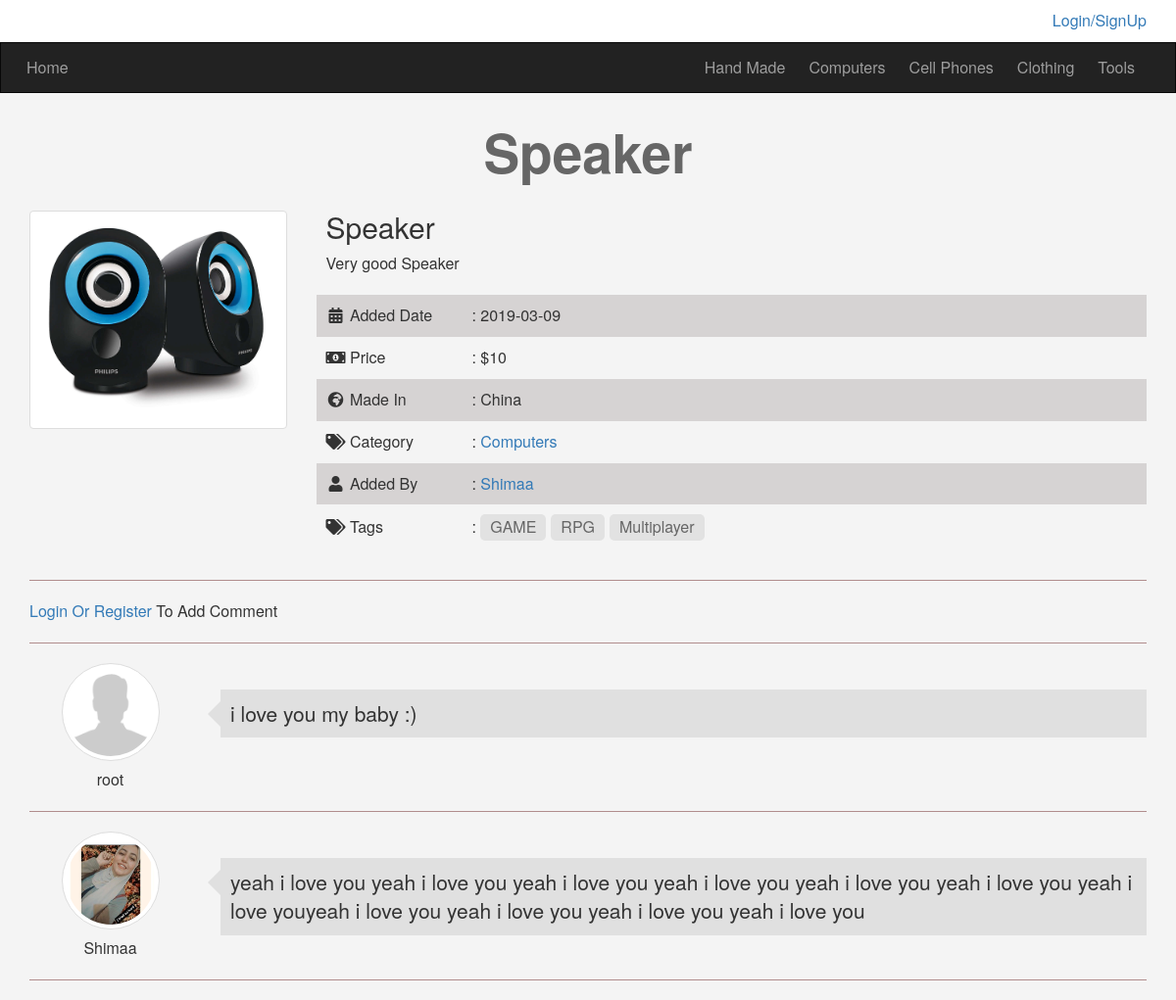
/items.php?itemid=8, run on the app's committed database.
### tables this page shows
CREATE TABLE `categories` (
  `ID` int(6) NOT NULL,
  `Name` varchar(255) NOT NULL,
  `Description` text NOT NULL,
  `parent` int(11) NOT NULL,
  `Ordering` int(11) DEFAULT NULL,
  `Visibility` tinyint(4) NOT NULL DEFAULT '0',
  `Allow_Comment` tinyint(4) NOT NULL DEFAULT '0',
  `Allow_Ads` tinyint(4) NOT NULL DEFAULT '0'
);

CREATE TABLE `items` (
  `Item_ID` int(11) NOT NULL,
  `Name` varchar(255) NOT NULL,
  `Description` text NOT NULL,
  `Price` varchar(255) NOT NULL,
  `Add_Date` date NOT NULL,
  `Country_Made` varchar(255) NOT NULL,
  `Image` varchar(255) NOT NULL,
  `Status` tinyint(11) NOT NULL,
  `Rating` smallint(11) NOT NULL,
  `Approve` tinyint(4) NOT NULL DEFAULT '0',
  `Cat_ID` int(11) NOT NULL,
  `Member_ID` int(11) NOT NULL,
  `tags` varchar(255) NOT NULL
);

CREATE TABLE `users` (
  `UserID` int(11) NOT NULL COMMENT 'To Identify User',
  `Username` varchar(255) NOT NULL COMMENT 'Username to login',
  `Password` varchar(255) NOT NULL COMMENT 'Password to login',
  `Email` varchar(255) NOT NULL,
  `FullName` varchar(255) NOT NULL,
  `GroupID` int(11) NOT NULL DEFAULT '0' COMMENT 'Identify user permission 0 if user 1 if admin',
  `TrustStatus` int(11) NOT NULL DEFAULT '0' COMMENT 'Seller Rank if the seller is good make him trusted seller not thief',
  `RegStatus` int(11) NOT NULL DEFAULT '0' COMMENT 'User Approval 0 if not login or active in site',
  `Date` date NOT NULL,
  `avatar` varchar(255) NOT NULL
);

CREATE TABLE `comments` (
  `c_id` int(11) NOT NULL,
  `comment` text NOT NULL,
  `status` tinyint(4) NOT NULL,
  `comment_date` date NOT NULL,
  `item_id` int(11) NOT NULL,
  `user_id` int(11) NOT NULL
);

### init.php (called while the page is built, shortened)
<?php
    include 'admin/connect.php';
    $tpl  = 'includes/templates/';
    $lang = 'includes/languages/';
    $func = 'includes/functions//';
    $css  = 'layout/css/';
    include $func .'functions.php';
    include $lang . 'english.php';
    include $tpl .  "header.php";

### includes/languages/english.php (called while the page is built, shortened)
<?php
    function lang( $phrase ){
        return $lang[$phrase];
    }

### includes/functions/functions.php (called while the page is built, shortened)
<?php
function getAllFrom($field, $table, $where = NULL ,$and = NULL, $orderField, $ordering = "DESC") {
    global $con;
    $getAll = $con->prepare("SELECT $field FROM $table $where $and ORDER BY $orderField $ordering");
    $getAll->execute();
    $all = $getAll->fetchAll();
    return $all;
 }

### items.php (the view, shortened to what this page needs)
<?php
    include 'init.php';
    $itemid = isset($_GET['itemid']) && is_numeric($_GET['itemid']) ? intval($_GET['itemid']) : 0;
    $stmt = $con-> prepare("SELECT
                                items.* , categories.Name AS category_name , users.Username AS members
                            FROM
                                `items`
                            INNER JOIN
                                categories
                            ON
                                categories.ID  = items.Cat_ID
                            INNER JOIN
                                users
                            ON
                                users.UserID  = items.Member_ID
                            WHERE
                                Item_ID =  ?
                            AND
                                Approve = 1 ");
    $stmt-> execute(array($itemid));
    $count = $stmt->rowCount();
    if ($count > 0){
    $item = $stmt-> fetch();
?>
<h1 class="text-center"><?php echo $item['Name'] ?></h1>
<div class="container">
    <div class="row">
        <div class="col-md-3">
            <?php
                if (empty($item['Image'] )) {
                    echo "<img class='img-responsive img-thumbnail center-block' src='admin/uploads/avatars/defualt_img.png' alt='avatar'/>";
                }else{
                    echo "<img class='img-responsive img-thumbnail center-block' src='admin/uploads/avatars/". $item['Image'] . "' alt='avatar'/>";
                }
            ?>
        </div>
        <div class="col-md-9 item-info">
            <h2><?php echo $item['Name'] ?></h2>
            <p><?php echo $item['Description'] ?></p>
            <ul class="list-unstyled">
                <li>
                    <i class="fa fa-calendar-alt fa-fw"></i>
                    <span>Added Date</span> : <?php echo $item['Add_Date'] ?>
                </li>
                <li>
                    <i class="fa fa-money-bill-alt fa-fw"></i>
                    <span>Price</span> : $<?php echo $item['Price'] ?>
                </li>
                <li>
                    <i class="fa fa-globe-africa fa-fw"></i>
                    <span>Made In</span> : <?php echo $item['Country_Made'] ?>
                </li>
                <li>
                    <i class="fa fa-tags fa-fw"></i>
                    <span>Category</span> : <a href="categoires.php?pageid=<?php echo $item['Cat_ID'] ?>"><?php echo $item['category_name'] ?></a>
                </li>
                <li>
                    <i class="fa fa-user fa-fw"></i>
                    <span>Added By</span> : <a href="#"><?php echo $item['members'] ?></a>
                </li>
                <li class="tags-items">
                    <i class="fa fa-tags fa-fw"></i>
                    <span>Tags</span> :
                    <?php
                        $allTags = explode("," , $item['tags']);
                        foreach($allTags as $tag){
                            $tag      = str_replace(' ', '', $tag);
                            $lowerTag = strtolower($tag);
                            if(!empty($tag)){
                                echo "<a href='tags.php?name={$lowerTag}'>".$tag .'</a>';
                            }
                        }
                    ?>
                </li>
            </ul>
        </div>
    </div>
    <hr class="custom-hr">
    <?php if(isset($_SESSION['user'])){ ?>
    <div class="row">
        <div class="col-md-offset-3">
            <div class="add-comment">
                <h3>Add Your Comment</h3>
                <form action="<?php echo $_SERVER['PHP_SELF'] . '?itemid='. $item['Item_ID']; ?>" method="POST">
                    <textarea name="comment" id="" cols="30" rows="5" required></textarea>
                    <input class="btn btn-primary" type="submit" value="Add Comment">
                </form>
                <?php
                    if($_SERVER['REQUEST_METHOD'] == 'POST'){
                        $comment = filter_var($_POST['comment'], FILTER_SANITIZE_STRING);
                        $itemid  = $item['Item_ID'];
                        $userid  = $_SESSION['uid'];
                        if (!empty($comment)){
                            $stmt = $con->prepare("INSERT INTO
                                                    comments(comment , status , comment_date , item_id , user_id)
                                                    VALUES (:zcomment , 0 , now(), :zitemid , :zuserid)");
                            $stmt->execute(array(
                                'zcomment'  => $comment ,
                                'zitemid'   => $itemid,
                                'zuserid'   => $userid
                            ));
                            if($stmt){
                                echo '<div class="alert alert-success">Comment Added</div>';
                            }
                        }
                    }
                ?>
            </div>
        </div>
    </div>
    <?php } else {
        echo '<a href="login.php">Login Or Register </a> To Add Comment';
    } ?>
    <hr class="custom-hr">
    <?php
        $stmt = $con->prepare("SELECT
                                    comments.*, users.Username As Member , users.avatar As Photo
                                FROM
                                    comments
                                INNER JOIN
                                    users
                                ON
                                    users.UserID = comments.user_id
                                WHERE
                                    item_id = ?
                                AND
                                    status = 1
                                ORDER BY
                                    c_id DESC ");
        $stmt->execute(array($item['Item_ID']));
        $comments = $stmt->fetchAll();
    foreach($comments as $comment){ ?>
            <div class="comment-box">
               <div class="row">
                     <div class="col-sm-2 text-center">
                        <?php
                        if (empty($comment['Photo'] )) {
                            echo "<img class='img-responsive img-thumbnail img-circle center-block' src='admin/uploads/avatars/defualt_img.png' alt='avatar'/>";
                        }else{
                            echo "<img class='img-responsive img-thumbnail img-circle center-block' src='admin/uploads/avatars/". $comment['Photo'] . "' alt='avatar'/>";
                        }
                        ?>
                        <?php echo $comment['Member'] ?>
                     </div>
                    <div class="col-sm-10">
                       <p class="lead"><?php echo $comment['comment'] ?></p>
                    </div>
                </div>
            </div>
            <hr class="custom-hr">
           <?php }
    ?>
</div>
<?php
    }else{
        echo '<div class="container">';
            echo '<div class="alert alert-danger">There\'s No Such ID : Or This Item Waiting Approval </div>';
        echo '</div>';
    }
    include $tpl . "footer.php";
?>

### includes/templates/header.php (shortened to what this page needs)
<!DOCTYPE html>
<html>
  <head>
     <link rel="stylesheet" href="<?php echo $css; ?>bootstrap.min.css">
     <link rel="stylesheet" href="<?php echo $css; ?>font-awesome.min.css">
     <link rel="stylesheet" href="https://use.fontawesome.com/releases/v5.7.2/css/all.css">
     <link rel="stylesheet" href="<?php echo $css; ?>jquery-ui.css">
     <link rel="stylesheet" href="<?php echo $css; ?>jquery.selectBoxIt.css">
     <link rel="stylesheet" href="<?php echo $css; ?>frontend.css">
  </head>
  <body>
  <div class="upper-bar">
    <div class='container'>
    <?php
        if (isset($_SESSION['user'])){  ?>
            <div class="btn-group my-info pull-right">
              <?php
                  $getUser = $con->prepare('SELECT * FROM users WHERE Username = ?');
                  $getUser->execute(array($sessionUser));
                  $info = $getUser->fetch();
                  if (empty($info['avatar'] )) {
                      echo "<img class='img-circle img-thumbnail' src='admin/uploads/avatars/defualt_img.png' alt='avatar'/>";
                  }else{
                      echo "<img class='img-circle img-thumbnail' src='admin/uploads/avatars/". $info['avatar'] . "' alt='avatar'/>";
                  }
                ?>
              <span class="btn btn-default dropdown-toggle" data-toggle="dropdown">
                <?php echo $sessionUser ?>
                <span class="caret"></span>
              </span>
              <ul class="dropdown-menu">
                <li><a href="profile.php">My Profile</a></li>
                <li><a href="newad.php">New Item</a></li>
                <li><a href="profile.php#my-ads">My Items</a></li>
                <li><a href="logout.php">LogOut</a></li>
              </ul>
            </div>
        <?php
        $userStatus = checkUserStatus($sessionUser);
          if($userStatus == 1){
            echo 'Welcome '.$sessionUser.' Your Membership Need To Activate By Admin';
          }
        } else{
          ?>
          <a href="login.php">
            <span class="pull-right">Login/SignUp</span>
          </a>
        <?php } ?>
    </div>
  </div>
  <nav class="navbar navbar-inverse">
  <div class="container">
    <div class="navbar-header">
      <a class="navbar-brand" href="index.php"><?php echo lang('HOME_ADMIN')?></a>
    </div>
    <div class="collapse navbar-collapse" id="app-nav">
      <ul class="nav navbar-nav navbar-right">
        <?php
          $allCats = getAllFrom('*' , 'categories' , 'WHERE parent = 0', '', 'ID', 'ASC');
          foreach($allCats as $cat){
              echo '<li>
                      <a href="categoires.php?pageid='. $cat['ID'] .'">'.$cat['Name'].'</a>
                    </li>';
          }
        ?>
      </ul>
    </div>
  </div>
</nav>

### layout/css/frontend.css (style rules this page uses)
body { background-color: #F4F4F4; font-size: 16px; }
h1 { font-size: 55px; margin: 30px 0 ; font-weight: bold; color: #666; }
.navbar { border-radius: 0; margin-bottom: 0; }
.nav > li > a , .navbar-brand { padding: 15px 12px; }
.navbar-brand { font-size: 1em; }
.upper-bar { padding: 10px; background-color: #fff; }
.item-info h2 { padding-left: 10px; margin: 0; }
.item-info p { padding: 10px; }
.item-info ul li { padding: 10px ; }
.item-info ul li:nth-child(odd) { background-color: #D6D3D3; }
.item-info ul li span { display: inline-block; width: 120px; }
.tags-items a { display: inline-block; background-color: #e2e2e2; padding: 2px 10px; border-radius: 5px; color: #666; margin-right: 5px; }
.comment-box { margin-bottom: 20px; }
.comment-box img { max-width: 100px; margin-bottom: 8px; }
.comment-box .lead { background-color: #e0e0e0; position: relative; padding: 10px; margin-top: 27px; }
.comment-box .lead:before { content: ""; width: 0; height: 0; border-width: 15px; border-style: solid; border-color: transparent #e0e0e0 transparent transparent; position: absolute; left: -28px; top: 10px; }
.custom-hr { border-top: 1px solid #b18d8d; }

### data on the page
categories: Name "Hand Made"
categories: Name "Computers"
categories: Name "Cell Phones"
categories: Name "Clothing"
categories: Name "Tools"
items: Name "Speaker", Image (picture), Description "Very good Speaker", Add_Date "2019-03-09", Price "10", Country_Made "China", Cat_ID.Name "Computers", Member_ID.Username "Shimaa", tags "GAME", tags "RPG", tags "Multiplayer"
comments: user.Username "root", comment "i love you my baby :)"
comments: user.avatar (picture), user.Username "Shimaa", comment "yeah i love you yeah i love you yeah i love you yeah i love you yeah i love you yeah i love you yeah i love youyeah i love you yeah i love you yeah i love you yeah i love you"

### other printed values
lang('HOME_ADMIN') "Home"
